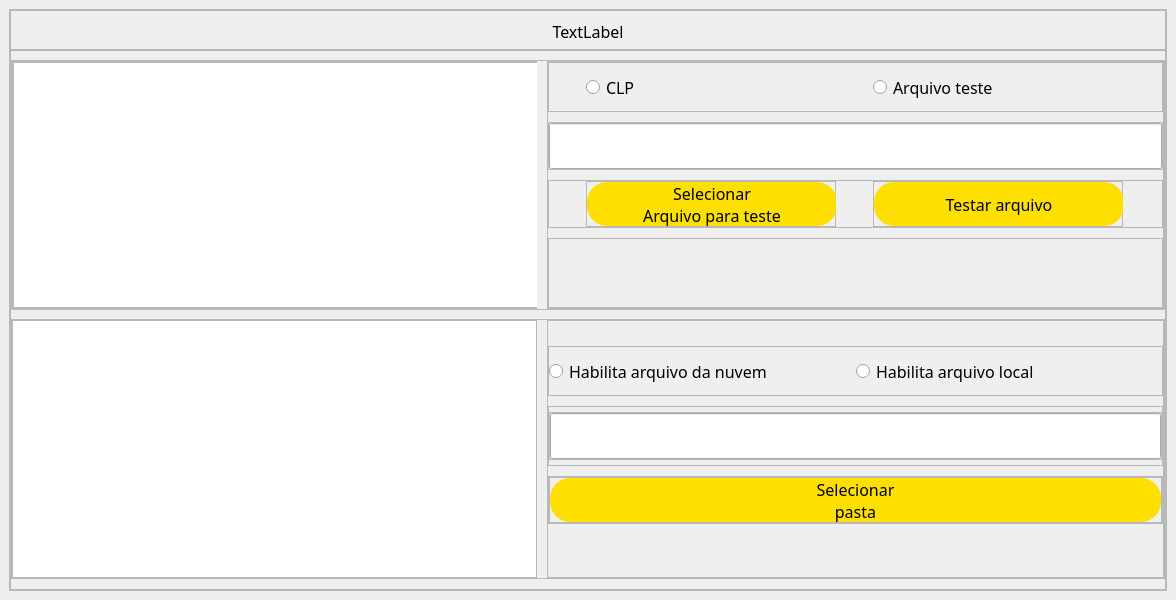
<?xml version="1.0" encoding="UTF-8"?>
<ui version="4.0">
 <class>MainWindow</class>
 <widget class="QMainWindow" name="MainWindow">
  <property name="geometry">
   <rect>
    <x>0</x>
    <y>0</y>
    <width>1176</width>
    <height>600</height>
   </rect>
  </property>
  <property name="sizePolicy">
   <sizepolicy hsizetype="Fixed" vsizetype="Fixed">
    <horstretch>0</horstretch>
    <verstretch>0</verstretch>
   </sizepolicy>
  </property>
  <property name="minimumSize">
   <size>
    <width>0</width>
    <height>60</height>
   </size>
  </property>
  <property name="windowTitle">
   <string>MainWindow</string>
  </property>
  <widget class="QWidget" name="centralwidget">
   <layout class="QHBoxLayout" name="horizontalLayout">
    <item>
     <widget class="QFrame" name="frame">
      <property name="sizePolicy">
       <sizepolicy hsizetype="Preferred" vsizetype="Preferred">
        <horstretch>0</horstretch>
        <verstretch>0</verstretch>
       </sizepolicy>
      </property>
      <property name="frameShape">
       <enum>QFrame::StyledPanel</enum>
      </property>
      <property name="frameShadow">
       <enum>QFrame::Raised</enum>
      </property>
      <layout class="QVBoxLayout" name="verticalLayout">
       <property name="spacing">
        <number>0</number>
       </property>
       <property name="leftMargin">
        <number>0</number>
       </property>
       <property name="topMargin">
        <number>0</number>
       </property>
       <property name="rightMargin">
        <number>0</number>
       </property>
       <property name="bottomMargin">
        <number>0</number>
       </property>
       <item>
        <widget class="QFrame" name="frame_3">
         <property name="minimumSize">
          <size>
           <width>0</width>
           <height>40</height>
          </size>
         </property>
         <property name="maximumSize">
          <size>
           <width>16777215</width>
           <height>40</height>
          </size>
         </property>
         <property name="frameShape">
          <enum>QFrame::StyledPanel</enum>
         </property>
         <property name="frameShadow">
          <enum>QFrame::Raised</enum>
         </property>
         <layout class="QVBoxLayout" name="verticalLayout_6">
          <property name="spacing">
           <number>0</number>
          </property>
          <property name="leftMargin">
           <number>0</number>
          </property>
          <property name="topMargin">
           <number>0</number>
          </property>
          <property name="rightMargin">
           <number>0</number>
          </property>
          <property name="bottomMargin">
           <number>0</number>
          </property>
          <item>
           <widget class="QLabel" name="lbl_screen_title">
            <property name="sizePolicy">
             <sizepolicy hsizetype="Expanding" vsizetype="Expanding">
              <horstretch>0</horstretch>
              <verstretch>0</verstretch>
             </sizepolicy>
            </property>
            <property name="minimumSize">
             <size>
              <width>656</width>
              <height>40</height>
             </size>
            </property>
            <property name="maximumSize">
             <size>
              <width>9999999</width>
              <height>40</height>
             </size>
            </property>
            <property name="font">
             <font>
              <family>Equinox Bold</family>
              <pointsize>12</pointsize>
             </font>
            </property>
            <property name="text">
             <string>TextLabel</string>
            </property>
            <property name="alignment">
             <set>Qt::AlignCenter</set>
            </property>
           </widget>
          </item>
         </layout>
        </widget>
       </item>
       <item>
        <widget class="QFrame" name="frame_4">
         <property name="frameShape">
          <enum>QFrame::StyledPanel</enum>
         </property>
         <property name="frameShadow">
          <enum>QFrame::Raised</enum>
         </property>
         <layout class="QVBoxLayout" name="verticalLayout_3">
          <property name="spacing">
           <number>0</number>
          </property>
          <property name="leftMargin">
           <number>0</number>
          </property>
          <property name="topMargin">
           <number>0</number>
          </property>
          <property name="rightMargin">
           <number>0</number>
          </property>
          <property name="bottomMargin">
           <number>0</number>
          </property>
          <item>
           <widget class="QStackedWidget" name="stackedWidget">
            <property name="currentIndex">
             <number>0</number>
            </property>
            <widget class="QWidget" name="main_screen">
             <layout class="QVBoxLayout" name="verticalLayout_4">
              <property name="spacing">
               <number>0</number>
              </property>
              <property name="leftMargin">
               <number>0</number>
              </property>
              <property name="topMargin">
               <number>0</number>
              </property>
              <property name="rightMargin">
               <number>0</number>
              </property>
              <property name="bottomMargin">
               <number>0</number>
              </property>
              <item>
               <widget class="QFrame" name="frame_5">
                <property name="maximumSize">
                 <size>
                  <width>16777215</width>
                  <height>250</height>
                 </size>
                </property>
                <property name="frameShape">
                 <enum>QFrame::StyledPanel</enum>
                </property>
                <property name="frameShadow">
                 <enum>QFrame::Raised</enum>
                </property>
                <layout class="QHBoxLayout" name="horizontalLayout_7">
                 <property name="spacing">
                  <number>10</number>
                 </property>
                 <property name="leftMargin">
                  <number>0</number>
                 </property>
                 <property name="topMargin">
                  <number>0</number>
                 </property>
                 <property name="rightMargin">
                  <number>0</number>
                 </property>
                 <property name="bottomMargin">
                  <number>0</number>
                 </property>
                 <item>
                  <widget class="QFrame" name="frame_17">
                   <property name="minimumSize">
                    <size>
                     <width>525</width>
                     <height>0</height>
                    </size>
                   </property>
                   <property name="maximumSize">
                    <size>
                     <width>525</width>
                     <height>16777215</height>
                    </size>
                   </property>
                   <property name="frameShape">
                    <enum>QFrame::StyledPanel</enum>
                   </property>
                   <property name="frameShadow">
                    <enum>QFrame::Raised</enum>
                   </property>
                   <layout class="QVBoxLayout" name="verticalLayout_13">
                    <property name="spacing">
                     <number>0</number>
                    </property>
                    <property name="leftMargin">
                     <number>0</number>
                    </property>
                    <property name="topMargin">
                     <number>0</number>
                    </property>
                    <property name="rightMargin">
                     <number>0</number>
                    </property>
                    <property name="bottomMargin">
                     <number>0</number>
                    </property>
                    <item>
                     <widget class="QGraphicsView" name="graphicsView">
                      <property name="minimumSize">
                       <size>
                        <width>525</width>
                        <height>0</height>
                       </size>
                      </property>
                      <property name="maximumSize">
                       <size>
                        <width>525</width>
                        <height>16777215</height>
                       </size>
                      </property>
                     </widget>
                    </item>
                   </layout>
                  </widget>
                 </item>
                 <item>
                  <widget class="QFrame" name="frame_18">
                   <property name="frameShape">
                    <enum>QFrame::StyledPanel</enum>
                   </property>
                   <property name="frameShadow">
                    <enum>QFrame::Raised</enum>
                   </property>
                   <layout class="QVBoxLayout" name="verticalLayout_17">
                    <property name="spacing">
                     <number>10</number>
                    </property>
                    <property name="leftMargin">
                     <number>0</number>
                    </property>
                    <property name="topMargin">
                     <number>0</number>
                    </property>
                    <property name="rightMargin">
                     <number>0</number>
                    </property>
                    <property name="bottomMargin">
                     <number>0</number>
                    </property>
                    <item>
                     <widget class="QFrame" name="frame_19">
                      <property name="minimumSize">
                       <size>
                        <width>0</width>
                        <height>50</height>
                       </size>
                      </property>
                      <property name="maximumSize">
                       <size>
                        <width>16777215</width>
                        <height>50</height>
                       </size>
                      </property>
                      <property name="frameShape">
                       <enum>QFrame::StyledPanel</enum>
                      </property>
                      <property name="frameShadow">
                       <enum>QFrame::Raised</enum>
                      </property>
                      <layout class="QHBoxLayout" name="horizontalLayout_8">
                       <property name="spacing">
                        <number>0</number>
                       </property>
                       <property name="leftMargin">
                        <number>0</number>
                       </property>
                       <property name="topMargin">
                        <number>0</number>
                       </property>
                       <property name="rightMargin">
                        <number>0</number>
                       </property>
                       <property name="bottomMargin">
                        <number>0</number>
                       </property>
                       <item>
                        <widget class="QRadioButton" name="rb_plc">
                         <property name="sizePolicy">
                          <sizepolicy hsizetype="Maximum" vsizetype="Expanding">
                           <horstretch>0</horstretch>
                           <verstretch>0</verstretch>
                          </sizepolicy>
                         </property>
                         <property name="minimumSize">
                          <size>
                           <width>250</width>
                           <height>0</height>
                          </size>
                         </property>
                         <property name="font">
                          <font>
                           <family>Equinox Bold</family>
                           <pointsize>12</pointsize>
                          </font>
                         </property>
                         <property name="text">
                          <string>CLP</string>
                         </property>
                        </widget>
                       </item>
                       <item>
                        <widget class="QRadioButton" name="rb_test">
                         <property name="sizePolicy">
                          <sizepolicy hsizetype="Maximum" vsizetype="Expanding">
                           <horstretch>0</horstretch>
                           <verstretch>0</verstretch>
                          </sizepolicy>
                         </property>
                         <property name="minimumSize">
                          <size>
                           <width>250</width>
                           <height>0</height>
                          </size>
                         </property>
                         <property name="font">
                          <font>
                           <family>Equinox Bold</family>
                           <pointsize>12</pointsize>
                          </font>
                         </property>
                         <property name="text">
                          <string>Arquivo teste</string>
                         </property>
                        </widget>
                       </item>
                      </layout>
                     </widget>
                    </item>
                    <item>
                     <widget class="QFrame" name="frame_20">
                      <property name="minimumSize">
                       <size>
                        <width>0</width>
                        <height>48</height>
                       </size>
                      </property>
                      <property name="maximumSize">
                       <size>
                        <width>16777215</width>
                        <height>48</height>
                       </size>
                      </property>
                      <property name="frameShape">
                       <enum>QFrame::StyledPanel</enum>
                      </property>
                      <property name="frameShadow">
                       <enum>QFrame::Raised</enum>
                      </property>
                      <layout class="QVBoxLayout" name="verticalLayout_14">
                       <property name="spacing">
                        <number>0</number>
                       </property>
                       <property name="leftMargin">
                        <number>0</number>
                       </property>
                       <property name="topMargin">
                        <number>0</number>
                       </property>
                       <property name="rightMargin">
                        <number>0</number>
                       </property>
                       <property name="bottomMargin">
                        <number>0</number>
                       </property>
                       <item>
                        <widget class="QLineEdit" name="le_file_for_test">
                         <property name="sizePolicy">
                          <sizepolicy hsizetype="Expanding" vsizetype="Expanding">
                           <horstretch>0</horstretch>
                           <verstretch>0</verstretch>
                          </sizepolicy>
                         </property>
                         <property name="font">
                          <font>
                           <family>Equinox Bold</family>
                           <pointsize>8</pointsize>
                          </font>
                         </property>
                        </widget>
                       </item>
                      </layout>
                     </widget>
                    </item>
                    <item>
                     <widget class="QFrame" name="frame_21">
                      <property name="minimumSize">
                       <size>
                        <width>0</width>
                        <height>48</height>
                       </size>
                      </property>
                      <property name="maximumSize">
                       <size>
                        <width>16777215</width>
                        <height>48</height>
                       </size>
                      </property>
                      <property name="frameShape">
                       <enum>QFrame::StyledPanel</enum>
                      </property>
                      <property name="frameShadow">
                       <enum>QFrame::Raised</enum>
                      </property>
                      <layout class="QHBoxLayout" name="horizontalLayout_9">
                       <property name="spacing">
                        <number>0</number>
                       </property>
                       <property name="leftMargin">
                        <number>0</number>
                       </property>
                       <property name="topMargin">
                        <number>0</number>
                       </property>
                       <property name="rightMargin">
                        <number>0</number>
                       </property>
                       <property name="bottomMargin">
                        <number>0</number>
                       </property>
                       <item>
                        <widget class="QFrame" name="frame_22">
                         <property name="maximumSize">
                          <size>
                           <width>250</width>
                           <height>16777215</height>
                          </size>
                         </property>
                         <property name="styleSheet">
                          <string notr="true">QPushButton{
background-color: #ffdf00;
color: #454545;
border-radius: 20px
}
QPushButton:hover{background-color: #d4b617;}
QPushButton:disabled{background-color: #cbcbcb}</string>
                         </property>
                         <property name="frameShape">
                          <enum>QFrame::StyledPanel</enum>
                         </property>
                         <property name="frameShadow">
                          <enum>QFrame::Raised</enum>
                         </property>
                         <layout class="QVBoxLayout" name="verticalLayout_15">
                          <property name="spacing">
                           <number>0</number>
                          </property>
                          <property name="leftMargin">
                           <number>0</number>
                          </property>
                          <property name="topMargin">
                           <number>0</number>
                          </property>
                          <property name="rightMargin">
                           <number>0</number>
                          </property>
                          <property name="bottomMargin">
                           <number>0</number>
                          </property>
                          <item>
                           <widget class="QPushButton" name="btn_search_file_for_test">
                            <property name="enabled">
                             <bool>true</bool>
                            </property>
                            <property name="sizePolicy">
                             <sizepolicy hsizetype="Expanding" vsizetype="Expanding">
                              <horstretch>0</horstretch>
                              <verstretch>0</verstretch>
                             </sizepolicy>
                            </property>
                            <property name="minimumSize">
                             <size>
                              <width>250</width>
                              <height>0</height>
                             </size>
                            </property>
                            <property name="maximumSize">
                             <size>
                              <width>250</width>
                              <height>16777215</height>
                             </size>
                            </property>
                            <property name="font">
                             <font>
                              <family>Equinox Bold</family>
                              <pointsize>12</pointsize>
                             </font>
                            </property>
                            <property name="styleSheet">
                             <string notr="true">color: black</string>
                            </property>
                            <property name="text">
                             <string>Selecionar
Arquivo para teste</string>
                            </property>
                           </widget>
                          </item>
                         </layout>
                        </widget>
                       </item>
                       <item>
                        <widget class="QFrame" name="frame_23">
                         <property name="maximumSize">
                          <size>
                           <width>250</width>
                           <height>16777215</height>
                          </size>
                         </property>
                         <property name="styleSheet">
                          <string notr="true">QPushButton{
background-color: #ffdf00;
color: #454545;
border-radius: 20px
}
QPushButton:hover{background-color: #d4b617;}
QPushButton:disabled{background-color: #cbcbcb}</string>
                         </property>
                         <property name="frameShape">
                          <enum>QFrame::StyledPanel</enum>
                         </property>
                         <property name="frameShadow">
                          <enum>QFrame::Raised</enum>
                         </property>
                         <layout class="QVBoxLayout" name="verticalLayout_16">
                          <property name="spacing">
                           <number>0</number>
                          </property>
                          <property name="leftMargin">
                           <number>0</number>
                          </property>
                          <property name="topMargin">
                           <number>0</number>
                          </property>
                          <property name="rightMargin">
                           <number>0</number>
                          </property>
                          <property name="bottomMargin">
                           <number>0</number>
                          </property>
                          <item>
                           <widget class="QPushButton" name="btn_test_file">
                            <property name="enabled">
                             <bool>true</bool>
                            </property>
                            <property name="sizePolicy">
                             <sizepolicy hsizetype="Expanding" vsizetype="Expanding">
                              <horstretch>0</horstretch>
                              <verstretch>0</verstretch>
                             </sizepolicy>
                            </property>
                            <property name="minimumSize">
                             <size>
                              <width>250</width>
                              <height>0</height>
                             </size>
                            </property>
                            <property name="maximumSize">
                             <size>
                              <width>250</width>
                              <height>16777215</height>
                             </size>
                            </property>
                            <property name="font">
                             <font>
                              <family>Equinox Bold</family>
                              <pointsize>12</pointsize>
                             </font>
                            </property>
                            <property name="styleSheet">
                             <string notr="true">color: black</string>
                            </property>
                            <property name="text">
                             <string>Testar arquivo</string>
                            </property>
                           </widget>
                          </item>
                         </layout>
                        </widget>
                       </item>
                      </layout>
                     </widget>
                    </item>
                    <item>
                     <widget class="QFrame" name="frame_2">
                      <property name="frameShape">
                       <enum>QFrame::StyledPanel</enum>
                      </property>
                      <property name="frameShadow">
                       <enum>QFrame::Raised</enum>
                      </property>
                     </widget>
                    </item>
                   </layout>
                  </widget>
                 </item>
                </layout>
               </widget>
              </item>
              <item>
               <widget class="QFrame" name="frame_6">
                <property name="maximumSize">
                 <size>
                  <width>16777215</width>
                  <height>260</height>
                 </size>
                </property>
                <property name="frameShape">
                 <enum>QFrame::StyledPanel</enum>
                </property>
                <property name="frameShadow">
                 <enum>QFrame::Raised</enum>
                </property>
                <layout class="QHBoxLayout" name="horizontalLayout_5">
                 <property name="spacing">
                  <number>10</number>
                 </property>
                 <property name="leftMargin">
                  <number>0</number>
                 </property>
                 <property name="topMargin">
                  <number>0</number>
                 </property>
                 <property name="rightMargin">
                  <number>0</number>
                 </property>
                 <property name="bottomMargin">
                  <number>0</number>
                 </property>
                 <item>
                  <widget class="QTableWidget" name="tbl_positions">
                   <property name="minimumSize">
                    <size>
                     <width>0</width>
                     <height>250</height>
                    </size>
                   </property>
                   <property name="maximumSize">
                    <size>
                     <width>525</width>
                     <height>16777215</height>
                    </size>
                   </property>
                  </widget>
                 </item>
                 <item>
                  <widget class="QFrame" name="frame_9">
                   <property name="frameShape">
                    <enum>QFrame::StyledPanel</enum>
                   </property>
                   <property name="frameShadow">
                    <enum>QFrame::Raised</enum>
                   </property>
                   <layout class="QVBoxLayout" name="verticalLayout_5">
                    <property name="spacing">
                     <number>10</number>
                    </property>
                    <property name="leftMargin">
                     <number>0</number>
                    </property>
                    <property name="topMargin">
                     <number>25</number>
                    </property>
                    <property name="rightMargin">
                     <number>0</number>
                    </property>
                    <property name="bottomMargin">
                     <number>50</number>
                    </property>
                    <item>
                     <widget class="QFrame" name="frame_15">
                      <property name="minimumSize">
                       <size>
                        <width>0</width>
                        <height>50</height>
                       </size>
                      </property>
                      <property name="maximumSize">
                       <size>
                        <width>16777215</width>
                        <height>50</height>
                       </size>
                      </property>
                      <property name="styleSheet">
                       <string notr="true">QPushButton{
background-color: #ffdf00;
color: #454545;
border-radius: 20px
}
QPushButton:hover{background-color: #d4b617;}</string>
                      </property>
                      <property name="frameShape">
                       <enum>QFrame::StyledPanel</enum>
                      </property>
                      <property name="frameShadow">
                       <enum>QFrame::Raised</enum>
                      </property>
                      <layout class="QHBoxLayout" name="horizontalLayout_10">
                       <property name="spacing">
                        <number>0</number>
                       </property>
                       <property name="leftMargin">
                        <number>0</number>
                       </property>
                       <property name="topMargin">
                        <number>0</number>
                       </property>
                       <property name="rightMargin">
                        <number>0</number>
                       </property>
                       <property name="bottomMargin">
                        <number>0</number>
                       </property>
                       <item>
                        <widget class="QRadioButton" name="rb_cloud_file">
                         <property name="sizePolicy">
                          <sizepolicy hsizetype="Maximum" vsizetype="Expanding">
                           <horstretch>0</horstretch>
                           <verstretch>0</verstretch>
                          </sizepolicy>
                         </property>
                         <property name="minimumSize">
                          <size>
                           <width>220</width>
                           <height>0</height>
                          </size>
                         </property>
                         <property name="maximumSize">
                          <size>
                           <width>310</width>
                           <height>16777215</height>
                          </size>
                         </property>
                         <property name="font">
                          <font>
                           <family>Equinox Bold</family>
                           <pointsize>12</pointsize>
                          </font>
                         </property>
                         <property name="text">
                          <string>Habilita arquivo da nuvem</string>
                         </property>
                        </widget>
                       </item>
                       <item>
                        <widget class="QRadioButton" name="rb_local_file">
                         <property name="sizePolicy">
                          <sizepolicy hsizetype="Maximum" vsizetype="Expanding">
                           <horstretch>0</horstretch>
                           <verstretch>0</verstretch>
                          </sizepolicy>
                         </property>
                         <property name="minimumSize">
                          <size>
                           <width>220</width>
                           <height>0</height>
                          </size>
                         </property>
                         <property name="maximumSize">
                          <size>
                           <width>310</width>
                           <height>16777215</height>
                          </size>
                         </property>
                         <property name="font">
                          <font>
                           <family>Equinox Bold</family>
                           <pointsize>12</pointsize>
                          </font>
                         </property>
                         <property name="text">
                          <string>Habilita arquivo local</string>
                         </property>
                        </widget>
                       </item>
                      </layout>
                     </widget>
                    </item>
                    <item>
                     <widget class="QFrame" name="frame_11">
                      <property name="minimumSize">
                       <size>
                        <width>0</width>
                        <height>60</height>
                       </size>
                      </property>
                      <property name="maximumSize">
                       <size>
                        <width>16777215</width>
                        <height>60</height>
                       </size>
                      </property>
                      <property name="styleSheet">
                       <string notr="true">QPushButton{
background-color: #ffdf00;
color: #454545;
border-radius: 20px
}
QPushButton:hover{background-color: #d4b617;}</string>
                      </property>
                      <property name="frameShape">
                       <enum>QFrame::StyledPanel</enum>
                      </property>
                      <property name="frameShadow">
                       <enum>QFrame::Raised</enum>
                      </property>
                      <layout class="QHBoxLayout" name="horizontalLayout_6">
                       <property name="spacing">
                        <number>0</number>
                       </property>
                       <property name="leftMargin">
                        <number>0</number>
                       </property>
                       <property name="topMargin">
                        <number>0</number>
                       </property>
                       <property name="rightMargin">
                        <number>0</number>
                       </property>
                       <property name="bottomMargin">
                        <number>0</number>
                       </property>
                       <item>
                        <widget class="QFrame" name="frame_14">
                         <property name="minimumSize">
                          <size>
                           <width>0</width>
                           <height>48</height>
                          </size>
                         </property>
                         <property name="maximumSize">
                          <size>
                           <width>16777215</width>
                           <height>48</height>
                          </size>
                         </property>
                         <property name="frameShape">
                          <enum>QFrame::StyledPanel</enum>
                         </property>
                         <property name="frameShadow">
                          <enum>QFrame::Raised</enum>
                         </property>
                         <layout class="QVBoxLayout" name="verticalLayout_12">
                          <property name="spacing">
                           <number>0</number>
                          </property>
                          <property name="leftMargin">
                           <number>0</number>
                          </property>
                          <property name="topMargin">
                           <number>0</number>
                          </property>
                          <property name="rightMargin">
                           <number>0</number>
                          </property>
                          <property name="bottomMargin">
                           <number>0</number>
                          </property>
                          <item>
                           <widget class="QLineEdit" name="le_file_path">
                            <property name="sizePolicy">
                             <sizepolicy hsizetype="Expanding" vsizetype="Expanding">
                              <horstretch>0</horstretch>
                              <verstretch>0</verstretch>
                             </sizepolicy>
                            </property>
                            <property name="font">
                             <font>
                              <family>Equinox Bold</family>
                              <pointsize>8</pointsize>
                             </font>
                            </property>
                           </widget>
                          </item>
                         </layout>
                        </widget>
                       </item>
                      </layout>
                     </widget>
                    </item>
                    <item>
                     <widget class="QFrame" name="frame_16">
                      <property name="minimumSize">
                       <size>
                        <width>0</width>
                        <height>48</height>
                       </size>
                      </property>
                      <property name="maximumSize">
                       <size>
                        <width>16777215</width>
                        <height>48</height>
                       </size>
                      </property>
                      <property name="frameShape">
                       <enum>QFrame::StyledPanel</enum>
                      </property>
                      <property name="frameShadow">
                       <enum>QFrame::Raised</enum>
                      </property>
                      <layout class="QHBoxLayout" name="horizontalLayout_11">
                       <property name="spacing">
                        <number>0</number>
                       </property>
                       <property name="leftMargin">
                        <number>0</number>
                       </property>
                       <property name="topMargin">
                        <number>0</number>
                       </property>
                       <property name="rightMargin">
                        <number>0</number>
                       </property>
                       <property name="bottomMargin">
                        <number>0</number>
                       </property>
                       <item>
                        <widget class="QFrame" name="frame_24">
                         <property name="enabled">
                          <bool>true</bool>
                         </property>
                         <property name="sizePolicy">
                          <sizepolicy hsizetype="Expanding" vsizetype="Preferred">
                           <horstretch>0</horstretch>
                           <verstretch>0</verstretch>
                          </sizepolicy>
                         </property>
                         <property name="styleSheet">
                          <string notr="true">QPushButton{
background-color: #ffdf00;
color: #454545;
border-radius: 20px
}
QPushButton:hover{background-color: #d4b617;}
QPushButton:disabled{background-color: #cbcbcb}</string>
                         </property>
                         <property name="frameShape">
                          <enum>QFrame::StyledPanel</enum>
                         </property>
                         <property name="frameShadow">
                          <enum>QFrame::Raised</enum>
                         </property>
                         <layout class="QVBoxLayout" name="verticalLayout_18">
                          <property name="spacing">
                           <number>0</number>
                          </property>
                          <property name="leftMargin">
                           <number>0</number>
                          </property>
                          <property name="topMargin">
                           <number>0</number>
                          </property>
                          <property name="rightMargin">
                           <number>0</number>
                          </property>
                          <property name="bottomMargin">
                           <number>0</number>
                          </property>
                          <item>
                           <widget class="QPushButton" name="btn_search_file">
                            <property name="enabled">
                             <bool>true</bool>
                            </property>
                            <property name="sizePolicy">
                             <sizepolicy hsizetype="Expanding" vsizetype="Expanding">
                              <horstretch>0</horstretch>
                              <verstretch>0</verstretch>
                             </sizepolicy>
                            </property>
                            <property name="font">
                             <font>
                              <family>Equinox Bold</family>
                              <pointsize>12</pointsize>
                             </font>
                            </property>
                            <property name="styleSheet">
                             <string notr="true">color: black</string>
                            </property>
                            <property name="text">
                             <string>Selecionar
pasta</string>
                            </property>
                           </widget>
                          </item>
                         </layout>
                        </widget>
                       </item>
                      </layout>
                     </widget>
                    </item>
                   </layout>
                  </widget>
                 </item>
                </layout>
               </widget>
              </item>
             </layout>
            </widget>
            <widget class="QWidget" name="config_screen">
             <layout class="QVBoxLayout" name="verticalLayout_7">
              <property name="spacing">
               <number>0</number>
              </property>
              <property name="leftMargin">
               <number>0</number>
              </property>
              <property name="topMargin">
               <number>0</number>
              </property>
              <property name="rightMargin">
               <number>0</number>
              </property>
              <property name="bottomMargin">
               <number>0</number>
              </property>
             </layout>
            </widget>
           </widget>
          </item>
         </layout>
        </widget>
       </item>
      </layout>
     </widget>
    </item>
   </layout>
  </widget>
 </widget>
 <resources>
  <include location="icons.qrc"/>
 </resources>
 <connections/>
</ui>
